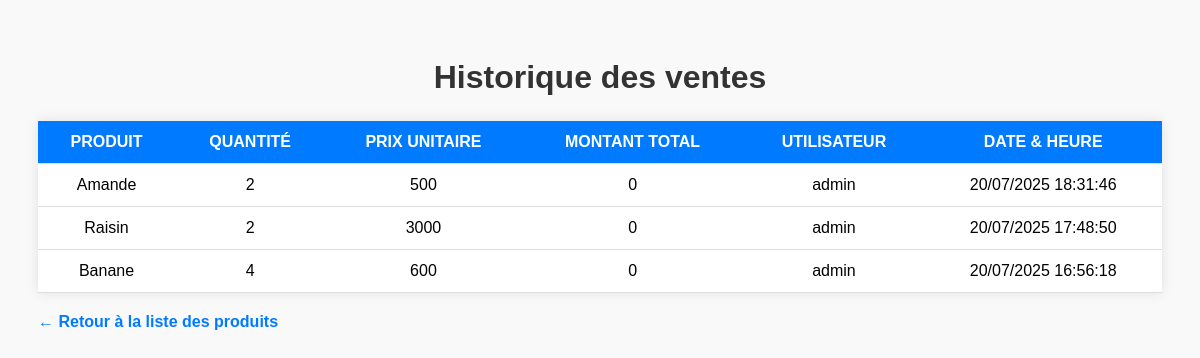
/historique/ (signed in), run on the app's committed database.
### produits/models.py (models this page shows, shortened)
class Vente(models.Model):
    produit = models.ForeignKey(Produit, on_delete=models.CASCADE)
    utilisateur = models.ForeignKey(User, on_delete=models.CASCADE, default=1)
    quantite = models.PositiveIntegerField(default=1)
    montant_total = models.IntegerField(editable=False)
    date_heure = models.DateTimeField(auto_now_add=True)

class Produit(models.Model):
    nom = models.CharField(max_length=50)
    quantite = models.IntegerField()
    prix = models.IntegerField()
    vendu = models.BooleanField(default=True)
    utilisateur = models.ForeignKey(User, on_delete=models.CASCADE, related_name='produits')

### produits/views.py (the view)
# urls.py: path('historique/', views.historique_ventes, name='historique'),
@login_required
def historique_ventes(request):
    ventes = Vente.objects.filter(utilisateur=request.user).order_by('-date_heure')
    return render(request, "produits/historique.html", {"ventes": ventes})

### produits/templates/produits/historique.html (shortened to what this page needs)
<!DOCTYPE html>
<html lang="fr">
<head>
</head>
<body>
  <h1>Historique des ventes</h1>
  <table>
    <thead>
      <tr>
        <th>Produit</th>
        <th>Quantité</th>
        <th>Prix unitaire</th>
        <th>Montant total</th>
        <th>Utilisateur</th>
        <th>Date & Heure</th>
      </tr>
    </thead>
    <tbody>
      {% for vente in ventes %}
      <tr>
        <td>{{ vente.produit.nom }}</td>
        <td>{{ vente.quantite }}</td>
        <td>{{ vente.produit.prix }}</td>
        <td>{{ vente.montant_total }}</td>
        <td>{{ vente.utilisateur.username }}</td>
        <td>{{ vente.date_heure|date:"d/m/Y H:i:s" }}</td>
      </tr>
      {% empty %}
      <tr>
        <td colspan="6">Aucune vente enregistrée.</td>
      </tr>
      {% endfor %}
    </tbody>
  </table>
  <a href="{% url 'lister' %}">← Retour à la liste des produits</a>
</body>
</html>

### produits/templates/produits/historique.html (style rules this page uses)
body { font-family: Arial, sans-serif; background: #f9f9f9; padding: 30px; }
h1 { text-align: center; color: #333; margin-bottom: 25px; }
table { width: 100%; border-collapse: collapse; background: #fff; box-shadow: 0 0 12px rgba(0,0,0,0.1); }
th, td { padding: 12px 15px; border-bottom: 1px solid #ddd; text-align: center; }
th { background-color: #007BFF; color: white; text-transform: uppercase; }
a { display: inline-block; margin-top: 20px; text-decoration: none; color: #007BFF; font-weight: bold; }

### data on the page
Vente: produit.nom "Amande", quantite "2", produit.prix "500", montant_total "0", utilisateur.username "admin", date_heure "20/07/2025 18:31:46"
Vente: produit.nom "Raisin", quantite "2", produit.prix "3000", montant_total "0", utilisateur.username "admin", date_heure "20/07/2025 17:48:50"
Vente: produit.nom "Banane", quantite "4", produit.prix "600", montant_total "0", utilisateur.username "admin", date_heure "20/07/2025 16:56:18"
